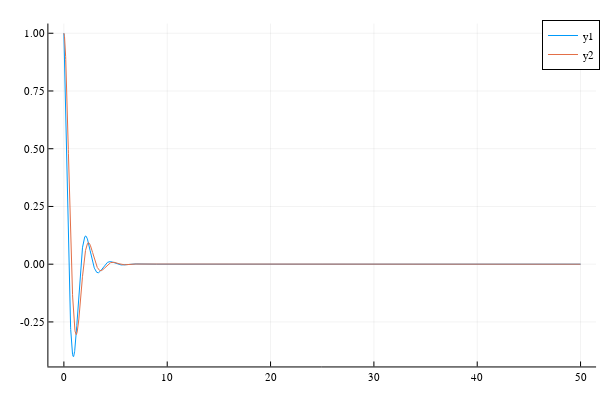

Notebook cell for this chart:
### Code cell
plot(s.t,s.rk4[:,1])
plot!(s.t,s.rk4[:,2])

### Figure 1 — Plotly figure (JSON) as saved in the notebook; plotly's stock layout.template omitted (floating-point values rounded to 4 significant figures; data arrays with more than 128 entries replaced by an {"elided": "..."} marker saying what was removed)
{"data": [{"colorbar": {"len": 0.9525, "title": "", "x": 0.9934, "y": 0.5139}, "legendgroup": "y1", "line": {"color": "rgba(0, 154, 250, 1.000)", "dash": "solid", "shape": "linear", "width": 1}, "mode": "lines", "name": "y1", "showlegend": true, "type": "scatter", "x": {"elided": "5001 float values"}, "xaxis": "x", "y": {"elided": "5001 float values"}, "yaxis": "y"}, {"colorbar": {"len": 0.9525, "title": "", "x": 0.9934, "y": 0.5139}, "legendgroup": "y2", "line": {"color": "rgba(227, 111, 71, 1.000)", "dash": "solid", "shape": "linear", "width": 1}, "mode": "lines", "name": "y2", "showlegend": true, "type": "scatter", "x": {"elided": "5001 float values"}, "xaxis": "x", "y": {"elided": "5001 float values"}, "yaxis": "y"}], "layout": {"annotations": [], "height": 400, "legend": {"bgcolor": "rgba(255, 255, 255, 1.000)", "bordercolor": "rgba(0, 0, 0, 1.000)", "borderwidth": 1, "font": {"color": "rgba(0, 0, 0, 1.000)", "family": "sans-serif", "size": 11}, "title": {"font": {"color": "rgba(0, 0, 0, 1.000)", "family": "sans-serif", "size": 15}, "text": ""}, "tracegroupgap": 0, "traceorder": "normal", "x": 1, "xanchor": "auto", "y": 1, "yanchor": "auto"}, "margin": {"b": 20, "l": 0, "r": 0, "t": 20}, "paper_bgcolor": "rgba(255, 255, 255, 1.000)", "plot_bgcolor": "rgba(255, 255, 255, 1.000)", "showlegend": true, "width": 600, "xaxis": {"anchor": "y", "domain": [0.08064, 0.9934], "gridcolor": "rgba(0, 0, 0, 0.100)", "gridwidth": 0.5, "linecolor": "rgba(0, 0, 0, 1.000)", "mirror": false, "range": [-1.5, 51.5], "showgrid": true, "showline": true, "showticklabels": true, "tickangle": 0, "tickcolor": "rgb(0, 0, 0)", "tickfont": {"color": "rgba(0, 0, 0, 1.000)", "family": "sans-serif", "size": 11}, "tickmode": "array", "ticks": "inside", "ticktext": ["0", "10", "20", "30", "40", "50"], "tickvals": [0, 10, 20, 30, 40, 50], "title": "", "titlefont": {"color": "rgba(0, 0, 0, 1.000)", "family": "sans-serif", "size": 15}, "type": "-", "visible": true, "zeroline": false, "zerolinecolor": "rgba(0, 0, 0, 1.000)"}, "yaxis": {"anchor": "x", "domain": [0.03762, 0.9902], "gridcolor": "rgba(0, 0, 0, 0.100)", "gridwidth": 0.5, "linecolor": "rgba(0, 0, 0, 1.000)", "mirror": false, "range": [-0.4428, 1.042], "showgrid": true, "showline": true, "showticklabels": true, "tickangle": 0, "tickcolor": "rgb(0, 0, 0)", "tickfont": {"color": "rgba(0, 0, 0, 1.000)", "family": "sans-serif", "size": 11}, "tickmode": "array", "ticks": "inside", "ticktext": ["-0.25", "0.00", "0.25", "0.50", "0.75", "1.00"], "tickvals": [-0.25, 0, 0.25, 0.5, 0.75, 1], "title": "", "titlefont": {"color": "rgba(0, 0, 0, 1.000)", "family": "sans-serif", "size": 15}, "type": "-", "visible": true, "zeroline": false, "zerolinecolor": "rgba(0, 0, 0, 1.000)"}}}
